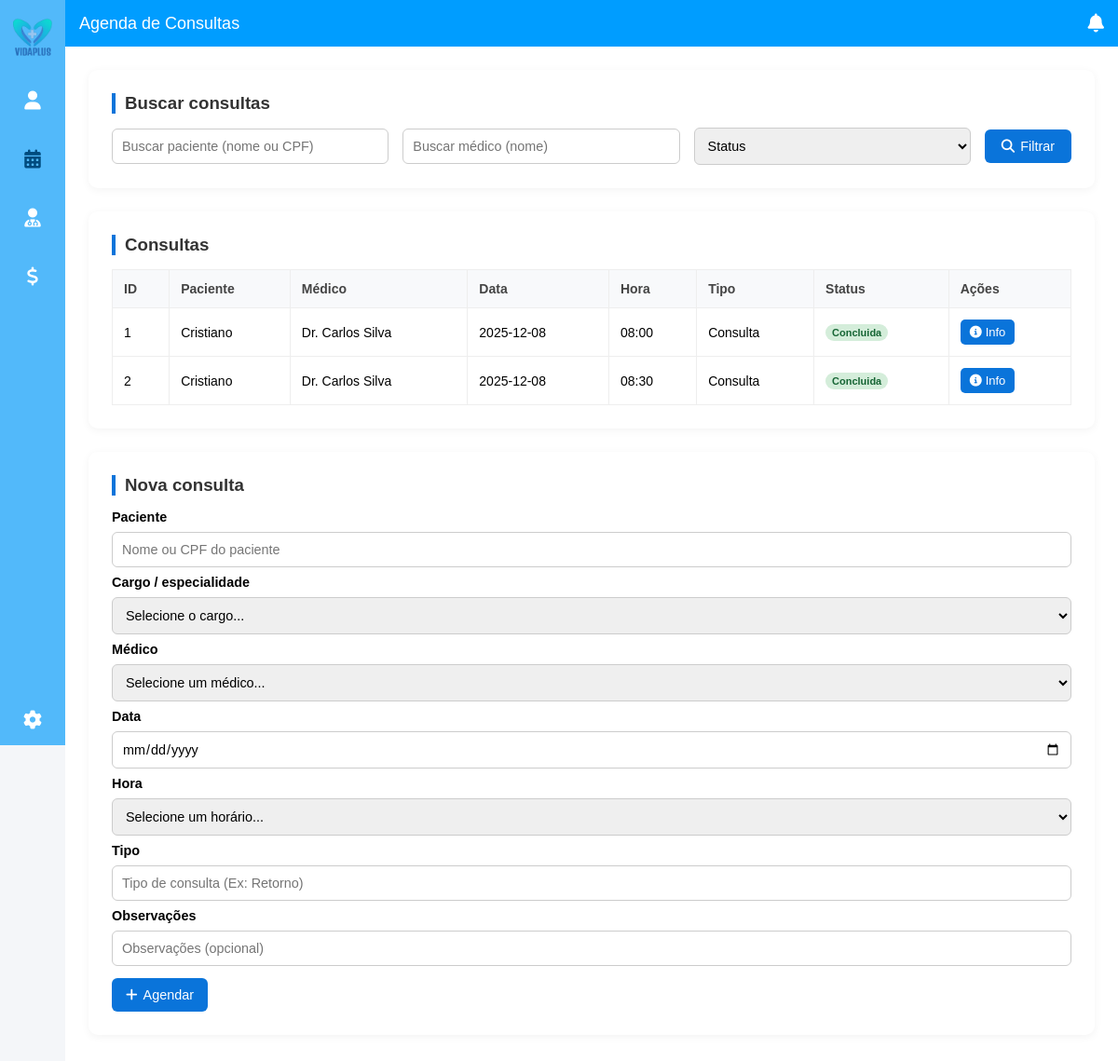
Screenshot of /agendaadmin with the database file from the repository.
### tables this page shows
CREATE TABLE usuarios (
            id    INTEGER PRIMARY KEY AUTOINCREMENT,
            CPF   TEXT UNIQUE NOT NULL,
            nome  TEXT NOT NULL,
            senha TEXT NOT NULL,
            tipo  TEXT NOT NULL,  -- admin, medico, paciente
            cargo TEXT            -- especialidade do médico (ou NULL)
        );

CREATE TABLE consultas (
            id           INTEGER PRIMARY KEY AUTOINCREMENT,
            paciente_cpf TEXT NOT NULL,
            medico_cpf   TEXT NOT NULL,
            data         TEXT NOT NULL,  -- YYYY-MM-DD
            hora         TEXT NOT NULL,  -- HH:MM
            tipo         TEXT NOT NULL,  -- Consulta, Retorno etc
            status       TEXT NOT NULL,  -- solicitada, agendada, concluida, cancelada
            observacoes  TEXT,
            resumo       TEXT,
            conclusao    TEXT,
            cargo        TEXT
        );

### app.py (the view, shortened to what this page needs)
@app.route("/agendaadmin", methods=["GET", "POST"])
def agendaadmin():
    db = get_db()
    usuarios = [dict(r) for r in db.execute("SELECT * FROM usuarios").fetchall()]
    consultas = [dict(r) for r in db.execute("SELECT * FROM consultas").fetchall()]
    mapa_nomes = {u["CPF"]: u["nome"] for u in usuarios}
    for c in consultas:
        c["paciente_nome"] = mapa_nomes.get(
            c.get("paciente_cpf", ""), c.get("paciente_cpf", "")
        )
        c["medico_nome"] = mapa_nomes.get(
            c.get("medico_cpf", ""), c.get("medico_cpf", "")
        )
    busca_paciente = (request.args.get("busca_paciente") or "").strip().lower()
    busca_medico = (request.args.get("busca_medico") or "").strip().lower()
    filtro_status = (request.args.get("status") or "").strip().lower()
    filtro_data = (request.args.get("data") or "").strip()
    lista = consultas
    if busca_medico:
        lista = [
            c
            for c in lista
            if busca_medico in (c.get("medico_nome", "")).lower()
        ]
    if filtro_status:
        lista = [
            c
            for c in lista
            if (c.get("status") or "").lower() == filtro_status
        ]
    if filtro_data:
        lista = [c for c in lista if c.get("data", "") == filtro_data]
    try:
        lista.sort(key=lambda x: (x.get("data", ""), x.get("hora", "")))
    except Exception:
        pass
    medicos = [u for u in usuarios if u.get("tipo") == TIPO_MEDICO]
    return render_template(
        "agendaadmin.html",
        consultas=lista,
        medicos=medicos,
        usuarios=usuarios,
    )

### app.py (called while the page is built)
def get_db():
    if "db" not in g:
        g.db = sqlite3.connect(DATABASE)
        g.db.row_factory = sqlite3.Row
    return g.db

### templates/agendaadmin.html (shortened to what this page needs)
<!DOCTYPE html>
<html lang="pt-BR">
<head>
  <link rel="stylesheet" href="{{ url_for('static', filename='styledash.css') }}">
  <link rel="stylesheet" href="https://cdnjs.cloudflare.com/ajax/libs/font-awesome/6.4.0/css/all.min.css">
</head>
<body>
  <aside class="sidebar">
    <div class="logo">
      <img src="{{ url_for('static', filename='img/logo.png') }}" alt="VidaPlus Logo">
    </div>
    <nav class="menu">
      <a href="{{ url_for('clientesadmin') }}"><i class="fas fa-user"></i></a>
      <a href="{{ url_for('agendaadmin') }}" class="active"><i class="fas fa-calendar-alt"></i></a>
      <a href="{{ url_for('medicosadmin') }}"><i class="fas fa-user-md"></i></a>
      <a href="#"><i class="fas fa-dollar-sign"></i></a>
      <div class="config">
        <a href="#"><i class="fas fa-cog"></i></a>
      </div>
    </nav>
  </aside>
  <main class="main-content">
    <header class="topbar">
      <h2>Agenda de Consultas</h2>
      <div class="icons"><i class="fas fa-bell"></i></div>
    </header>
    <section class="content">
      <div class="section-box">
        <h3>Buscar consultas</h3>
        <form method="GET" action="{{ url_for('agendaadmin') }}" class="filters">
          <input type="text" name="busca_paciente"
                 placeholder="Buscar paciente (nome ou CPF)"
                 value="{{ request.args.get('busca_paciente', '') }}">
          <input type="text" name="busca_medico"
                 placeholder="Buscar médico (nome)"
                 value="{{ request.args.get('busca_medico', '') }}">
          <select name="status">
            <option value="">Status</option>
          </select>
          <button type="submit">
            <i class="fas fa-search"></i> Filtrar
          </button>
        </form>
      </div>
      <div class="section-box">
        <h3>Consultas</h3>
        <table>
          <thead>
            <tr>
              <th>ID</th>
              <th>Paciente</th>
              <th>Médico</th>
              <th>Data</th>
              <th>Hora</th>
              <th>Tipo</th>
              <th>Status</th>
              <th>Ações</th>
            </tr>
          </thead>
          <tbody>
            {% for c in consultas %}
              <tr>
                <td data-label="ID">{{ c.id }}</td>
                <td data-label="Paciente">{{ c.paciente_nome }}</td>
                <td data-label="Médico">{{ c.medico_nome }}</td>
                <td data-label="Data">{{ c.data }}</td>
                <td data-label="Hora">{{ c.hora }}</td>
                <td data-label="Tipo">{{ c.tipo }}</td>
                <td data-label="Status">
                  <span class="status-badge {{ c.status }}">
                    {{ c.status.capitalize() }}
                  </span>
                </td>
                <td data-label="Ações" class="actions">
                  <div class="actions-group">
                    <button
                      type="button"
                      class="btn btn-info"
                      onclick="abrirInfo(this)"
                      data-id="{{ c.id }}"
                      data-paciente="{{ c.paciente_nome }}"
                      data-medico="{{ c.medico_nome }}"
                      data-data="{{ c.data }}"
                      data-hora="{{ c.hora }}"
                      data-tipo="{{ c.tipo }}"
                      data-status="{{ c.status }}"
                      data-obs="{{ c.observacoes or '' }}"
                      data-resumo="{{ c.resumo or '' }}"
                      data-conclusao="{{ c.conclusao or '' }}"
                    >
                      <i class="fas fa-info-circle"></i> Info
                    </button>
                  </div>
                </td>
              </tr>
            {% else %}
              <tr><td colspan="8">Nenhuma consulta encontrada.</td></tr>
            {% endfor %}
          </tbody>
        </table>
      </div>
      <div class="section-box new-appointment">
        <h3>Nova consulta</h3>
        <form method="POST" action="{{ url_for('agendaadmin') }}">
          <label for="paciente_cpf">Paciente</label>
          <input list="pacientes" name="paciente_cpf" id="paciente_cpf"
                 placeholder="Nome ou CPF do paciente" required>
          <label for="cargo_admin">Cargo / especialidade</label>
          <select name="cargo" id="cargo_admin" required>
            <option value="">Selecione o cargo...</option>
          </select>
          <label for="medico_admin">Médico</label>
          <select name="medico_cpf" id="medico_admin" required>
            <option value="">Selecione um médico...</option>
          </select>
          <label for="data_admin">Data</label>
          <input type="date" name="data" id="data_admin" required>
          <label for="hora_admin">Hora</label>
          <select name="hora" id="hora_admin" required>
            <option value="">Selecione um horário...</option>
          </select>
          <label for="tipo">Tipo</label>
          <input type="text" name="tipo" id="tipo" placeholder="Tipo de consulta (Ex: Retorno)">
          <label for="observacoes">Observações</label>
          <input type="text" name="observacoes" id="observacoes" placeholder="Observações (opcional)">
          <button type="submit">
            <i class="fas fa-plus"></i> Agendar
          </button>
        </form>
      </div>
    </section>
  </main>
</body>
</html>

### static/styledash.css (style rules this page uses)
* { margin: 0; padding: 0; box-sizing: border-box; font-family: Arial, sans-serif; }
body { display: flex; min-height: 100vh; overflow-y: auto; overflow-x: hidden; background-color: #f5f7fb; }
.sidebar { width: 70px; background-color: #52b9fa; display: flex; flex-direction: column; align-items: center; padding: 15px 0; position: fixed; top: 0; left: 0; height: 100vh; z-index: 100; }
.sidebar .logo { margin-bottom: 18px; }
.sidebar .logo img { width: 50px; height: auto; }
.sidebar .menu { display: flex; flex-direction: column; align-items: center; gap: 20px; justify-content: space-between; height: 100%; }
.sidebar .config { margin-top: auto; }
.sidebar .menu a, .sidebar .config a { color: #fff; font-size: 20px; margin: 10px 0; transition: color 0.2s, transform 0.1s; }
.sidebar .menu a.active { color: #004c7f; }
.main-content { flex: 1; display: flex; flex-direction: column; background-color: #ffffff; overflow-y: auto; margin-left: 70px; }
.topbar { height: 50px; background-color: #009dff; display: flex; align-items: center; justify-content: space-between; padding: 0 15px; color: #fff; }
.topbar h2 { font-size: 18px; font-weight: normal; }
.icons i { color: white; font-size: 20px; cursor: pointer; }
.content { flex: 1; padding: 30px 40px; background-color: #ffffff; }

### templates/agendaadmin.html (style rules this page uses)
body { background-color: #f4f6f9; font-family: Arial, sans-serif; }
.content { padding: 25px; }
.section-box { background: #fff; padding: 25px; border-radius: 10px; box-shadow: 0 2px 10px rgba(0,0,0,0.05); margin-bottom: 25px; }
h3 { margin-bottom: 15px; color: #333; border-left: 4px solid #0a74da; padding-left: 10px; }
.filters { display: flex; flex-wrap: wrap; gap: 15px; align-items: center; }
.filters input, .filters select { flex: 1; padding: 10px; border-radius: 6px; border: 1px solid #ccc; font-size: 0.9rem; }
.filters button { background-color: #0a74da; color: #fff; border: none; padding: 10px 18px; border-radius: 6px; cursor: pointer; transition: 0.2s; display: inline-flex; align-items: center; gap: 6px; font-size: 0.9rem; }
table { width: 100%; border-collapse: collapse; background-color: #fff; }
th, td { border: 1px solid #eee; padding: 12px; text-align: left; font-size: 14px; }
th { background-color: #f8f9fb; color: #444; }
.btn { border: none; border-radius: 5px; padding: 6px 10px; cursor: pointer; font-size: 13px; display: inline-flex; align-items: center; gap: 4px; }
.btn-info { background-color: #0a74da; color: #fff; }
.status-badge { display:inline-block; padding:3px 7px; border-radius:999px; font-size:11px; font-weight:600; text-transform:capitalize; }
.status-badge.concluida { background:#d4edda; color:#166534; }
.actions-group { display:flex; flex-wrap:wrap; gap:6px; }
.new-appointment form { display:flex; flex-direction:column; gap:8px; }
.new-appointment label { font-size:0.9rem; font-weight:600; }
.new-appointment input, .new-appointment select { width:100%; padding:10px; border-radius:6px; border:1px solid #ccc; box-sizing:border-box; font-size:0.9rem; }
.new-appointment button { background-color: #0a74da; color: white; border: none; border-radius: 6px; padding: 10px 15px; cursor: pointer; margin-top:5px; align-self:flex-start; display:inline-flex; align-items:center; gap:6px; font-size:0.9rem; }

### rows the page displays
usuarios: paciente_nome "Cristiano" "Cristiano"
usuarios: medico_nome "Dr. Carlos Silva" "Dr. Carlos Silva"
consultas: data "2025-12-08", hora "08:00", tipo "Consulta", status "Concluida"
consultas: data "2025-12-08", hora "08:30", tipo "Consulta", status "Concluida"

### other values shown
{{ c.id }} "1" "2"
